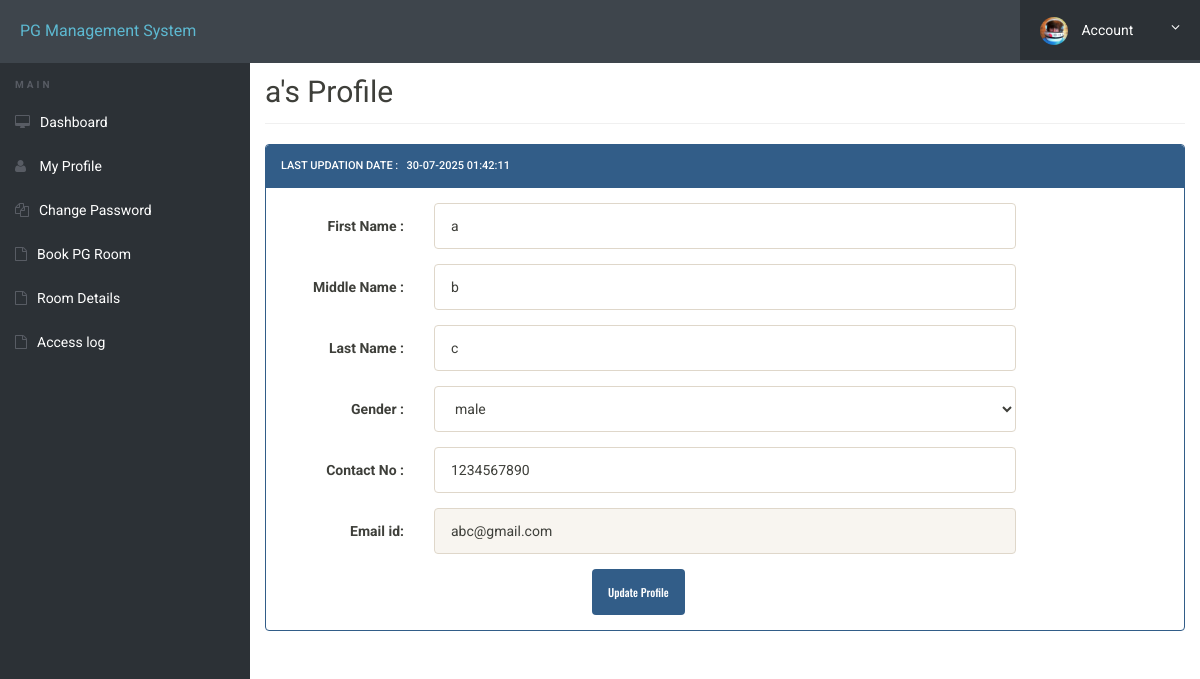
/my-profile.php (signed in), run on the app's committed database.
### tables this page shows
CREATE TABLE `userregistration` (
  `id` int(11) NOT NULL,
  `firstName` varchar(255) DEFAULT NULL,
  `middleName` varchar(255) DEFAULT NULL,
  `lastName` varchar(255) DEFAULT NULL,
  `gender` varchar(255) DEFAULT NULL,
  `contactNo` bigint(20) DEFAULT NULL,
  `email` varchar(255) DEFAULT NULL,
  `password` varchar(255) DEFAULT NULL,
  `regDate` timestamp NULL DEFAULT current_timestamp(),
  `updationDate` varchar(45) DEFAULT NULL,
  `passUdateDate` varchar(45) DEFAULT NULL
);

### my-profile.php (the view, shortened to what this page needs)
<?php
include('includes/config.php');
?>
<!doctype html>
<html lang="en" class="no-js">
<head>
	<link rel="stylesheet" href="css/font-awesome.min.css">
	<link rel="stylesheet" href="css/bootstrap.min.css">
	<link rel="stylesheet" href="css/dataTables.bootstrap.min.css">>
	<link rel="stylesheet" href="css/bootstrap-social.css">
	<link rel="stylesheet" href="css/bootstrap-select.css">
	<link rel="stylesheet" href="css/fileinput.min.css">
	<link rel="stylesheet" href="css/awesome-bootstrap-checkbox.css">
	<link rel="stylesheet" href="css/style.css">
</head>
<body>
	<?php include('includes/header.php');?>
	<div class="ts-main-content">
		<?php include('includes/sidebar.php');?>
		<div class="content-wrapper">
			<div class="container-fluid">
	<?php
$aid=$_SESSION['id'];
	$ret="select * from userregistration where id=?";
		$stmt= $mysqli->prepare($ret) ;
	 $stmt->bind_param('i',$aid);
	 $stmt->execute() ;
	 $res=$stmt->get_result();
	   while($row=$res->fetch_object())
	  {
	  	?>
				<div class="row">
					<div class="col-md-12">
						<h2 class="page-title"><?php echo $row->firstName;?>'s&nbsp;Profile </h2>
						<div class="row">
							<div class="col-md-12">
								<div class="panel panel-primary">
									<div class="panel-heading">
Last Updation date : &nbsp; <?php echo $row->updationDate;?>
</div>
<div class="panel-body">
<form method="post" action="" name="registration" class="form-horizontal" onSubmit="return valid();">
<div class="form-group">
<label class="col-sm-2 control-label">First Name : </label>
<div class="col-sm-8">
<input type="text" name="fname" id="fname"  class="form-control" value="<?php echo $row->firstName;?>"   required="required" >
</div>
</div>
<div class="form-group">
<label class="col-sm-2 control-label">Middle Name : </label>
<div class="col-sm-8">
<input type="text" name="mname" id="mname"  class="form-control" value="<?php echo $row->middleName;?>"  >
</div>
</div>
<div class="form-group">
<label class="col-sm-2 control-label">Last Name : </label>
<div class="col-sm-8">
<input type="text" name="lname" id="lname"  class="form-control" value="<?php echo $row->lastName;?>" required="required">
</div>
</div>
<div class="form-group">
<label class="col-sm-2 control-label">Gender : </label>
<div class="col-sm-8">
<select name="gender" class="form-control" required="required">
<option value="<?php echo $row->gender;?>"><?php echo $row->gender;?></option>
</select>
</div>
</div>
<div class="form-group">
<label class="col-sm-2 control-label">Contact No : </label>
<div class="col-sm-8">
<input type="text" name="contact" id="contact"  class="form-control" maxlength="10" value="<?php echo $row->contactNo;?>" required="required">
</div>
</div>
<div class="form-group">
<label class="col-sm-2 control-label">Email id: </label>
<div class="col-sm-8">
<input type="email" name="email" id="email"  class="form-control" value="<?php echo $row->email;?>" readonly>
</div>
</div>
<?php } ?>
<div class="col-sm-6 col-sm-offset-4">
<input type="submit" name="update" Value="Update Profile" class="btn btn-primary">
</div>
</form>
									</div>
									</div>
								</div>
							</div>
						</div>
							</div>
						</div>
					</div>
				</div>
</body>
</html>

### css/style.css (style rules this page uses)
html { font-size: 14px; }
@media only screen and (min-width: 480px) { html { font-size: 17px; } }
@media only screen and (min-width: 768px) { html { font-size: 14px; } }
body { font-size: 1em; }
.btn { font-family: 'Oswald', sans-serif; }
.panel { overflow: hidden; }
.btn { text-transform: none; }
.page-title { padding-bottom: 15px; margin-bottom: 20px; border-bottom: 1px solid #f0f0f0; }
.ts-main-content .content-wrapper { padding-top: 15px; margin-top: 20px; }
@media only screen and (min-width: 992px) { .ts-main-content .content-wrapper { margin-left: 250px; } }

### data on the page
userregistration: firstName "a", updationDate "30-07-2025 01:42:11", fname "a", mname "b", lname "c", gender "male", contact "1234567890", email "abc@gmail.com"
